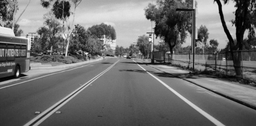
#> input picture algorithm/Computer_Vision/Hough_Transform/lane.png, 256 x 126 px, shrunk from 1022 x 505 before the run
$ python Hough_Line.py
#> lines starting #> are read from the running program, lines starting #| are printed output that depends on the picture; long printed decimals are rounded
import numpy as np
import matplotlib.pyplot as plt
import cv2
import random

def drawLine(l, img, r = None):

    """
    Input:
        l: N * 2 array containing the x, y coordination of the line to be drown
        img: 3 channel original image
        r: Boolean, user parameter for randomly selecting a color for the line
    """

    if r != None:
        color = (random.randint(0, 255), random.randint(0, 255), random.randint(0, 255))
    else:
        color = (255, 0, 0)
    for x, y in l:
        img[x, y] = color

def addThick(lines, t, h, w):

    """
    Input:
        lines: N * 2 array containing the x, y coordination of the line to be thickened
        t: Scalar, the thickness added to the line
        h: Scalar, the height of the original image
        w: Scalar, the width of the original image
    Output:
        lines: N * 2 array containing the x, y coordination of the line after thickening
    """

    new_points = []
    N = lines.shape[0]
    for i in range(N - 1):
        start_point = lines[i]
        end_point = lines[i + 1]
        direction = end_point - start_point
        direction /= np.linalg.norm(direction)
        perpendicular = np.array([-direction[1], direction[0]])
        for j in range(-t // 2, t // 2 + 1):
            new_point = start_point + j * perpendicular
            new_points.append(new_point)

    new_points = np.array(new_points)
    if new_points.shape[0] != 0 and lines.shape[0] != 0:
        lines = np.concatenate((new_points, lines), axis=0)
        lines = np.array([[x, y] for (x, y) in lines if (y >=0 and y<w) and (x >= 0 and x < h)])
    return lines

def getLinePoints(ro, theta, h, w, t=1):

    """
    Input:
        ro: Scalar, rho of the line
        theta: Scalar, theta of the line
        h: Scalar, the height of the original image
        w: Scalar, the width of the original image
        t: Scalar, the thickness added to the line
    Output:
        lines: N * 2 array containing the x, y coordination of the line after thickening
    """

    S = np.sin(theta)
    C = np.cos(theta)
    X = np.arange(h)
    if S != 0:
        m = -C / S
        b = ro / S
        Y = m * X + b
    else:
        X = np.round(np.ones((w, ))*ro)
        Y = np.arange(w)
    lines = np.array([[x, y] for (x, y) in zip(X, Y) if (y >=0 and y<w) and (x >= 0 and x < h)])

    if t > 1:
        lines = addThick(lines, t, h, w)
    lines = lines.astype(np.int64)
    return lines

def inRange(desire_theta, theta):

    """
    Input:
        desired_theta: [[a1, b1], [a2, b2],......, [an, bn]], the designated angle range for Hough Line
        theta: Scalar, theta of the line
    Output:
        check: Boolean, whether the theta is in one of any range
    """

    check = False
    for r in desire_theta:
        if theta >= r[0] and theta <= r[1]:
            check = True
            break
    return check

def Hough_Transform(img, vote_thres, ratio, method, img_name, thick=1, range=None):

    """
    Input:
        img: Input 3 channel image
        vote_thres: Scalar, the minimum voting number for a line
        ratio: Scalar, the minimum ratio compared to the maximum voting for a line
        method: String, "Number" for vote_thres, and "Ration" for ratio
        img_name: String, name for the saving picture
        thick: Scalar, thickness for the result lines
        range: [[a1, b1], [a2, b2],......, [an, bn]], the designated angle range for Hough Line
    Output:
        line_loc: N * M * 2 Array. N is the number of lines, M is the point number of each line, with [x, y] coordination
    """

    # Initializing parameter
    img_new = np.copy(img)
    ro_resolution = 1
    theta_resolution = 1
    h, w = img_new.shape

    # Initializing the acummulator
    thetas = np.arange(-90, 91, theta_resolution)
    thetasR = thetas*np.pi/180.0
    ro_max = round(np.sqrt(h**2 + w**2))
    ro = np.arange(-ro_max, ro_max+1, ro_resolution)
    acummulator = np.zeros((len(ro), len(thetas)), dtype=np.uint64)
    pixels = np.argwhere(img_new != 0)

    # constructing the acummulator
    for x, y in pixels:
        for i, theta in enumerate(thetasR):
            r = x * np.cos(theta) + y * np.sin(theta)
            ro_index = round(r + ro_max)
            acummulator[ro_index, i] += 1

    # Plotting the acummulator
    plt.imshow(acummulator, cmap='gray', interpolation='nearest', aspect='auto', extent=[-90, 90, -ro_max, ro_max])
    t = "Hough-Transform for " + img_name
    plt.title(t)
    plt.xlabel('Theta')
    plt.ylabel('Rho')
    plt.colorbar()
    plt.show()

    # Drawing the line on the original image
    if method == "Number":
        lines = np.argwhere(acummulator >= vote_thres)
    elif method == "Ratio":
        thres = ratio * np.amax(acummulator)
        lines = np.argwhere(acummulator >= thres)

    if range == None:
        lines = [[ro[r], thetasR[t]] for (r, t) in lines]
    else:
        lines = [[ro[r], thetasR[t]] for (r, t) in lines if inRange(range, thetas[t])]

    for r, t in lines:
        print("Theta of line is: ", t*180/np.pi)

    line_loc = [getLinePoints(r, t, h, w, thick) for (r, t) in lines]
    return line_loc

def testHoughLine(path, vote_thres, ratio, method, img_name, thick=1, range=None):

    """
    Input:
        path: Path of the input 3 channel image
        vote_thres: Scalar, the minimum voting number for a line
        ratio: Scalar, the minimum ratio compared to the maximum voting for a line
        method: String, "Number" for vote_thres, and "Ration" for ratio
        img_name: String, name for the saving picture
        thick: Scalar, thickness for the result lines
        range: [[a1, b1], [a2, b2],......, [an, bn]], the designated angle range for Hough Line
    """
#> called with path = 'lane.png', vote_thres = 2, ratio = 0.75, method = 'Ratio', img_name = 'Lane', thick = 10

    img = cv2.imread(path)
#> img is the input picture: shape (126, 256, 3); min 0, max 251, mean 110.3
    RGB = cv2.cvtColor(img, cv2.COLOR_BGR2RGB)
    gray = cv2.cvtColor(img, cv2.COLOR_BGR2GRAY)
    edge = cv2.Canny(gray, 150, 255)
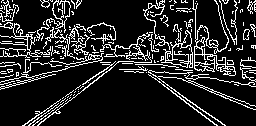
#> edge: shape (126, 256); 15.1% white in thin lines or dots
    result = np.copy(RGB)
    result_filter = np.copy(RGB)
    plt.imshow(img)
    plt.show()
    plt.imshow(edge, cmap='gray')
    plt.show()

    # Result of the lane for Hough-Transform
    line_loc_lane = Hough_Transform(edge, vote_thres, ratio, method, img_name, thick)
#> in Hough_Transform, `pixels = np.argwhere(img_new != 0)`: pixels = 4885 pairs, first value 0 to 125, second value 0 to 255
#> the loop in Hough_Transform, `for x, y in pixels:` made 4885 passes
#> (x, y) on passes 1 to 3: (0, 2), (0, 3), (0, 7)
#> after the loop in Hough_Transform, `for x, y in pixels:`:
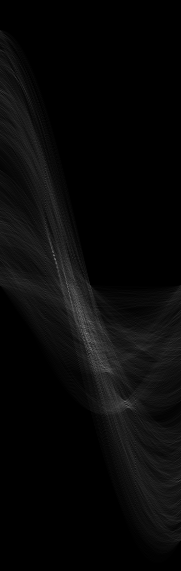
#> acummulator: shape (571, 181) uint64; min 0, max 124, mean 8.6
#> in Hough_Transform, `plt.show()`:
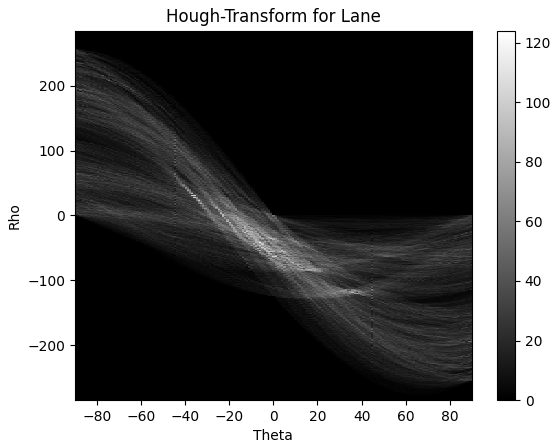
#> figure drawn by matplotlib, 2 panels
#> in Hough_Transform, `thres = ratio * np.amax(acummulator)`: thres = 93
#> in Hough_Transform, `lines = np.argwhere(acummulator >= thres)`: lines = 34 pairs, first value 251 to 401, second value 52 to 125
#> in Hough_Transform, `lines = [[ro[r], thetasR[t]] for (r, t) in lines]`: lines = 34 pairs, first value -34 to 116, second value -0.663 to 0.611
#> the loop in Hough_Transform, `for r, t in lines:` made 34 passes
#> (r, t) on passes 1 to 12: (-34, -0.663), (-30, -0.646), (-30, -0.628), (-27, -0.628), (-26, -0.611), (-22, -0.593), (6, -0.384), (25, -0.209), (26, -0.192), (27, -0.227), (31, -0.157), (34, -0.14)
#| Theta of line is:  -38.0
#| Theta of line is:  -37.0
#| Theta of line is:  -36.0
#| Theta of line is:  -36.0
#| Theta of line is:  -35.0
#| Theta of line is:  -34.0
#| Theta of line is:  -22.000
#| Theta of line is:  -12.0
#> (further printed lines are left out)
    for l in line_loc_lane:
        drawLine(l, result)
#> this loop made 34 passes

    # Plotting the lane result
    plt.imshow(result)
    plt.title("Line finding from Lane")
    plt.colorbar()
    plt.show()
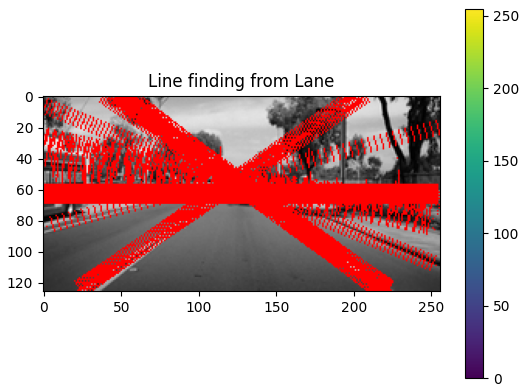
#> figure drawn by matplotlib, 2 panels
    filename = img_name + "_HoughLine.png"
    cv2.imwrite(filename, result)
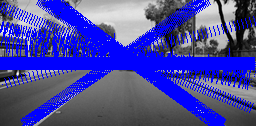
#> saved as Lane_HoughLine.png: shape (126, 256, 3); mean B, G, R 159, 72.1, 72.1

    # Result of the lane after filtering for Hough-Transform
    line_loc_filter = Hough_Transform(edge, vote_thres, ratio, method, img_name, thick, range)
#> the loop in Hough_Transform (call 2), `for x, y in pixels:` made 4885 passes
#> the loop in Hough_Transform (call 2), `for r, t in lines:` made 8 passes
#| Theta of line is:  -38.0
#| Theta of line is:  -37.0
#| Theta of line is:  -36.0
#| Theta of line is:  -36.0
#| Theta of line is:  -35.0
#| Theta of line is:  -34.0
#| Theta of line is:  34.0
#| Theta of line is:  35.0
    for l in line_loc_filter:
        drawLine(l, result_filter)
#> this loop made 8 passes

    # Plotting the test result
    plt.imshow(result_filter)
    plt.title("Line finding from Lane after filter")
    plt.colorbar()
    plt.show()
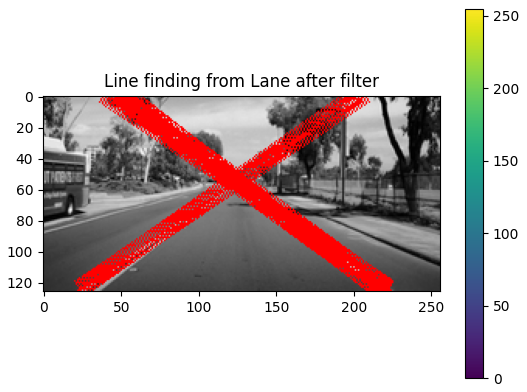
#> figure drawn by matplotlib, 2 panels
    filename = img_name + "_HoughLineFilter.png"
    cv2.imwrite(filename, result_filter)
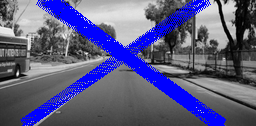
#> saved as Lane_HoughLineFilter.png: shape (126, 256, 3); mean B, G, R 131, 91.9, 91.9

desire = [[25, 35], [-40, -30]]
testHoughLine("lane.png", 2, 0.75, "Ratio","Lane", 10, desire)
